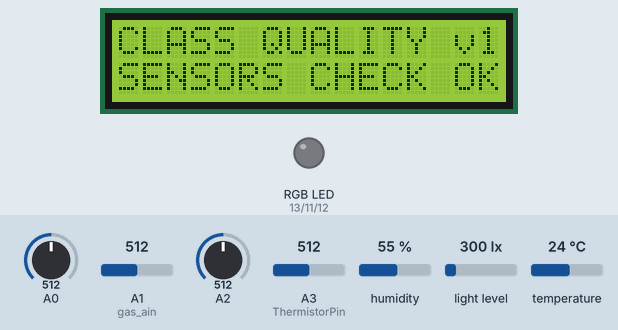
The sketch below on a simulated Arduino Uno, built with avr-gcc and run on an emulated ATmega328P. On the bench: 16×2 character LCD, an RGB LED mixed from three pins (HIGH = lit). Wiring (inferred from the names in the program): BH1750 light sensor at I2C address 0x23. The inputs (shaded band) are chosen by the test bench; at power-on: A3 (ThermistorPin) = 512, A0 = 512, A1 (gas_ain) = 512, A2 = 512, humidity 55 %, light level 300 lx, temperature 24 °C. What the sketch prints to the serial monitor is not drawn.

Above: at 2.1 s.
At 5.2 s:
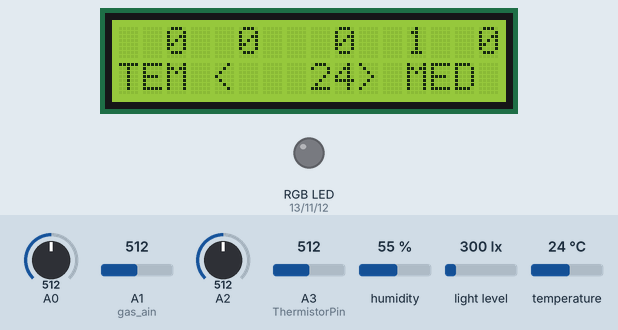
5.3 s: A3 (ThermistorPin) set to 554
7.1 s: A3 (ThermistorPin) set to 575
At 8.4 s:
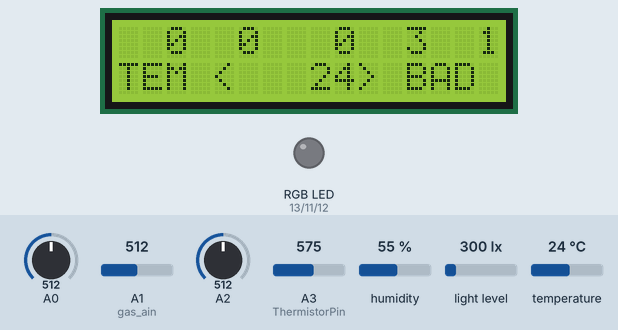
At 13.0 s:
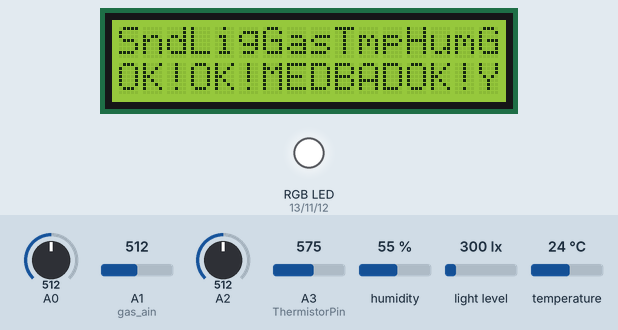
Timing chart, 0 to 14.5 s (numbered marks = the images above; inputs shaded):
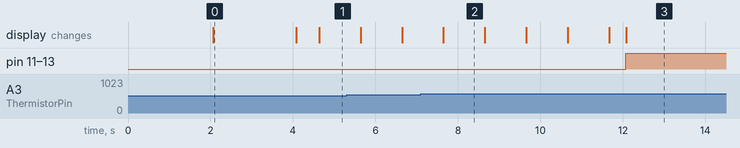

Measured:
- the behaviour switches between 566 and 567 on A3 (ThermistorPin) (found by bisection; images 1 and 2)
- after the input at 7.1 s, the display: changes after 0.55 s (image 2)
- what the display in image 0 shows lasts 2.0 s, from 2.1 s to 4.1 s
- what the display in image 2 shows lasts 1.1 s, from 7.6 s to 8.7 s

The sketch:

SCHOOL.ino
```cpp
/* ΠΡΟΓΡΑΜΜΑ ΕΛΕΓΧΟΥ ΠΟΙΟΤΗΤΑΣ ΤΑΞΗΣ
   ΙΑΝΟΥΑΡΙΟΣ - ΑΠΡΙΛΙΟΣ 2019

   Ελέγχουμε διάφορες μετρήσεις και βαθμολογούμε ανάλογα
   Ο κάθε αισθητήρας δίνει πράσινο, κίτρινο, ή κόκκινο ανάλογα με προκαθορισμένα όρια
   ΟΛΟΙ οι αισθητήρες μαζί, δίνουν ένα βαθμό πράσινο, κίτρινο, ή κόκκινο

   Χρησιμοποιούμε τους παρακάτω αισθητήρες


   DHT11 - Temperature : παράδειγμα από samples τιμών 25,26,27
   DHT11 - Humidity :  samples 34,33,28
   MQ135 Air qlt : samples 250,270,290
   BH1750 Light Sensor : samples 600,700,800
   Sparkfun Electret microphone: samples 500-700
   KY-013 - Analog Temp: samples 25,26,27

  ΑΞΙΟΛΟΓΗΣΗ ΓΙΑ ΠΡΑΣΙΝΟ/ΚΙΤΡΙΝΟ/ΚΟΚΚΙΝΟ ΒΑΘΜΟ
  θέτουμε *εμείς* τα παρακάτω επίπεδα αξιολόγησης

  -   3 λεπτά ανοχή στην μία ώρα για τις κακές μετρήσεις (κόκκινο) = 5% του χρόνου.
  -  12 λεπτά ανοχή στην μία ώρα για τις μέτριες μετρήσεις (κίτρινο) = 20% του χρόνου.
  -  45 λεπτά ανοχή στην μία ώρα για της καλές (πράσινο) = 75% του χρόνου.
  ΩΡΑ ΕΝΝΟΕΙΤΑΙ 60 ΛΕΠΤΑ ΚΑΙ ΟΧΙ 45


  Σε κάθε αισθητήρα ορίζουμε 5 ζώνες τιμών
   -- μία πράσινη
   -- δύο κίτρινες
   -- δύο κόκκινες. Περισσότερα στον κώδικα
*/

#include <LiquidCrystal.h>      // lcd screen
#include "globals.h"            // παράμετροι που χρησιμοποιούμε σε όλο το πρόγραμμα (globals)
LiquidCrystal lcd ( 8, 9, 4, 5, 6, 7 ); // select the pins used on the LCD panel


int lcd_button;                 //  which lcd button was presed
int which_button;               //ποιό κουμπί πατήθηκε από την lcd

float Hum, Temp1, Temp2;        //  humidity, temperature of DHT_11 and KY013 live measurements
uint16_t Light;                 //  light indensity  BH1750 live measurement
int Gas;                        //  CO2
unsigned int Sound;             //  sound live measurement

int i = 0;                    //η μεταβλητή που χρησιμοποιούμε σε ένα loop

char line0[16], line1[16];    // οι δύο σειρές της οθόνης

unsigned long Millis_Now, Millis_Lap_Disp, Millis_Lap_Read; //μετρητές χρόνου.Θέλουμε να αξιολογούμε την ποιότητα των μετρήσεων περιοδικά

void read_from_all_sensors() {
  //Τώρα παίρνουμε τις live μετρήσεις

  Sound = read_sound_100();
  Light = read_LIGHT();
  // Light = constrain ( Light, Limits_Light[0], Limits_Light[5] );
  Gas = read_gas();
  Temp1 = read_DHT11_temp();
  Hum = read_DHT11_hum();
  Temp2 = read_Analog_Temp();
  // σε κάθε loop ενημερώνουμε τους πίνακες κατανομής
  for ( i = 0; i <= 5; i++ ) {
    if ( Light > ( Limits_Light[i] ) && ( Light <= ( Limits_Light[i + 1] ) ) )
      dst_Light[i] = dst_Light[i] + 1;
    if ( Temp2 > ( Limits_Temp[i] ) && ( Temp2 <= ( Limits_Temp[i + 1] ) ) )
      dst_Temp[i] = dst_Temp[i] + 1;
    if ( Hum > ( Limits_DH11_hum[i] ) && ( Hum <= ( Limits_DH11_hum[i + 1] ) ) )
      dst_DH11_hum[i] = dst_DH11_hum[i] + 1;
    if ( Temp1 > ( Limits_DH11_Temp[i] ) && ( Temp1 <= ( Limits_DH11_Temp[i + 1] ) ) )
      dst_DH11_Temp[i] = dst_DH11_Temp[i] + 1;
    if ( Gas > ( Limits_MQ7[i] ) && ( Gas <= ( Limits_MQ7[i + 1] ) ) )
      dst_MQ7[i] = dst_MQ7[i] + 1;
    if ( Sound > ( Limits_Sound[i] ) && ( Sound <= ( Limits_Sound[i + 1] ) ) )
      dst_Sound[i] = dst_Sound[i] + 1;
  }
}

void show_on_lcd_all_results() {
  int num_of_reds = 0, num_of_yellows = 0, num_of_greens = 0, j;
  char * result = "!";
  sprintf (line1, "%s%s%s%s%s%s", dst_to_qlt(dst_Sound), dst_to_qlt(dst_Light), dst_to_qlt(dst_MQ7), dst_to_qlt(dst_Temp), dst_to_qlt(dst_DH11_hum), result);
  for (j = 0; j <= 12; j += 3) {
    if (line1[j] == 'B') num_of_reds++;   // BAD
    if (line1[j] == 'M') num_of_yellows++; // MED
    if (line1[j] == 'O') num_of_greens++; // OK!
  }


  if (num_of_reds >= 2)
  { result = "R";
    RGB_color(255, 0, 0); // Red
  } else if (num_of_greens >= 4) {
    RGB_color(0, 255, 0); // Green
    result = "G";
  }
  else {
    RGB_color(255, 255, 255); // White for Yellow
    result = "Y";
  }

  lcd.setCursor ( 0, 0 );
  lcd.print ( "SndLigGasTmpHumG");
  lcd.setCursor ( 0, 1 );

  sprintf (line1, "%s%s%s%s%s%s", dst_to_qlt(dst_Sound), dst_to_qlt(dst_Light), dst_to_qlt(dst_MQ7), dst_to_qlt(dst_Temp), dst_to_qlt(dst_DH11_hum), result);

  lcd.print ( line1 );

} // end show_on_lcd_all_results

void setup() {
  if (enable_print == 1)   // debugging purposes
    Serial.begin(9600);

  //initialise sensors
  setup_lcd();
  lcd.clear();
  lcd.setCursor ( 0, 0 );
  lcd.print ("CLASS QUALITY v1" );
  lcd.setCursor ( 0, 1 );
  lcd.print ("SENSORS CHECK " );
  pinMode(red_light_pin, OUTPUT);
  pinMode(green_light_pin, OUTPUT);
  pinMode(blue_light_pin, OUTPUT);

  setup_Analog_Temp();
  setup_DHT11();
  setup_gas();
  setup_Sound_Sensor();
  setup_LIGHT();
  Millis_Lap_Disp = millis();
  Millis_Lap_Read = millis();

  lcd.print ("OK" );
  delay(2000);
  lcd.clear();
} //  end setup

void loop() {
  Millis_Now = millis();
  // περιοδικά (κάθε DISPLAY_EVERY msecs) αξιολογούμε και δείχνουμε ΟΛΑ τα αποτελέσματα των κατανομών

  if ( ( Millis_Now - Millis_Lap_Disp ) > DISPLAY_EVERY ) {
    show_on_lcd_all_results();
    Millis_Lap_Disp = Millis_Now;
    delay(7000);
  } // end display results

  // περιοδικά (κάθε READ_EVERY msecs) διαβάζουμε από ολους τους αισθητήρες
  if ( ( Millis_Now - Millis_Lap_Read ) > READ_EVERY ) {
    read_from_all_sensors();
    Millis_Lap_Read = Millis_Now;
  }

  //
  which_button = read_LCD_buttons();
  switch ( which_button ) {           // depending on which button was pushed, we perform an action
    case buttonSELECT: {
        lcd_button = 0;
        break;
      }
    case buttonLEFT: {
        lcd_button = 1;
        break;
      }
    case buttonDOWN: {
        lcd_button = 2;
        break;
      }
    case buttonRIGHT: {
        lcd_button = 4;
        break;
      }
    case buttonUP: {
        lcd_button = 3;
        break;
      }
  } // end switch button pressed

  if ( lcd_button == 0 )
    show_on_lcd_dst ( "TEM ", dst_Temp, ( int ) Temp1 );
  if ( lcd_button == 1 )
    show_on_lcd_dst ( "LGT ", dst_Light, ( int ) Light );
  if ( lcd_button == 2 )
    show_on_lcd_dst ( "HUM ", dst_DH11_hum, ( int ) Hum );
  if ( lcd_button == 3 )
    show_on_lcd_dst ( "GAS ", dst_MQ7, ( int ) Gas );
  if ( lcd_button == 4 )
    show_on_lcd_dst ( "SND ", dst_Sound, ( int ) Sound );
}


// display on LCD sensor name, distribution of sensor, live reading
void show_on_lcd_dst ( char sens[], unsigned int dOfS[], int live ) {

  sprintf ( line0, "%3d%3d%4d%3d%3d", dOfS[0], dOfS[1], dOfS[2], dOfS[3], dOfS[4] );
  lcd.setCursor ( 0, 0 );
  lcd.print ( line0 );
  sprintf ( line1, "%s<%5d> %s ", sens, live, dst_to_qlt ( dOfS ) );
  lcd.setCursor ( 0, 1 );
  lcd.print ( line1 );
}

// dst_to_qlt (x)
// input : ένα πίνακα κατανομών x, και επιστρέφει
// output: string BAD, MED, OK! ανάλογα το πλήθος και την κατανομή ανά εύρος

char *dst_to_qlt ( unsigned int x[] ) {
  unsigned int Sum;
  float Green, Yellow, Red;
  Sum = x[0] + x[1] + x[2] + x[3] + x[4]; // σύνολο ΟΛΩΝ των τιμών (πλήθος μετρήσεων)
  // για κάθε ζώνη βρίσκουμε το ποσοστό της (σαν % επι του όλου)
  Green = ( float ) ( ( float ) x[2] / ( float ) Sum );      // μέση ζώνη Γ
  Yellow = ( float ) ( ( float ) ( x[1] + x[3] ) / ( float ) Sum ); // ζώνη Β + Δ
  Red = ( float ) ( ( float ) ( x[0] + x[4] ) / ( float ) Sum ); // ακριανή ζώνη Α + Ε
  if ( Red >= RED_PCT )
    return ( "BAD" );
  else if ( Yellow >= YEL_PCT )
    return ( "MED" );
  else
    return ( "OK!" );
}

// set RGB led color
void RGB_color(int red_light_value, int green_light_value, int blue_light_value)
{
  analogWrite(red_light_pin, red_light_value);
  analogWrite(green_light_pin, green_light_value);
  analogWrite(blue_light_pin, blue_light_value);
}
```

Analog_Temp.ino
```cpp
// KY013 SENSOR

int ThermistorPin = A3;
int Vo, LED, Min = 15, Max = 30, Ok1 = 20, Ok2 = 25, Mesos_Oros = 0;//, seira;
float R1 = 10000; // value of R1 on board;
float logR2, R2, Temp;
float c1 = 0.001129148, c2 = 0.000234125, c3 = 0.0000000876741; //steinhart-hart coeficients for thermistor

void setup_Analog_Temp() {
    //Serial.begin(9600);
    // Serial.println ("Best Temp:20-25C Good Temp:15-20C & 25-30C Bad Temp:<15 & >30");
}

float read_Analog_Temp() {
   // seira++;
    Vo = analogRead (ThermistorPin);
    R2 = R1 * (1023.0 / (float) Vo - 1.0); //calculate resistance on thermistor
    logR2 = log (R2);
    Temp = (1.0 / (c1 + c2 * logR2 + c3 * logR2 * logR2 * logR2)); // temperature in Kelvin
    Temp = Temp - 273.15; //convert Kelvin to Celcius
    // Temp = (Temp * 9.0)/ 5.0 + 32.0; //convert Celcius to Farenheit
    if (enable_print == 1) {
        Serial.print ("Temperature: ");
        Serial.print (Temp);
        Serial.println (" C");
    }

    return (Temp);
}
```

DHT11_tutorial.ino
```cpp
/* How to use the DHT-11 sensor with Arduino uno
   Temperature and humidity sensor
   More info: http://www.ardumotive.com/how-to-use-dht-11-sensor-en.html
   Dev: Michalis Vasilakis // Date: 2/7/2015 // www.ardumotive.com */

//Libraries
#include <dht.h>
dht DHT;
//Constants
#define DHT11_PIN 3     // DHT 22  (AM2302) - what pin we're connected to


//Variables
float hum;  //Stores humidity value
float temp; //Stores temperature value

void setup_DHT11() {
    //Serial.begin(9600);
}

float read_DHT11_temp() {
    int chk = DHT.read11 ( DHT11_PIN );
    temp = DHT.temperature; //Read data and store it to variables hum and temp
    //  Print temp and humidity values to serial monitor
    if ( enable_print == 1 ) {
        Serial.print ( " %, Temp: " );
        Serial.print ( temp );
        Serial.println ( " Celsius" );
    }
    //delay(2000); //Delay 2 sec.
    return ( temp );
}


float read_DHT11_hum() {
    int chk = DHT.read11 ( DHT11_PIN );
    //Read data and store it to variables hum and temp
    hum = DHT.humidity;
    //  Print temp and humidity values to serial monitor
    if ( enable_print == 1 ) {
        Serial.print ( "Humidity: " );
        Serial.println ( hum );
    }
    //delay(2000); //Delay 2 sec.
    return ( hum );
}
```

bhnew.ino
```cpp
/*
  Connection:
  BH1750 -   Arduino
  ------------------
  VCC    -   5v
  lcd_button    -   lcd_button
  SCL    -   SCL(Analog Pin 5)
  SDA    -   SDA(Analog Pin 4)
  ADD    -   NC (or lcd_button)
*/


#include <Wire.h>


int BH1750address = 0x23;
byte buff[2];

void setup_LIGHT() {
    Wire.begin();
    //Serial.begin(9600);
    delay ( 2000 );
}

uint16_t read_LIGHT() {
    int i;
    uint16_t value = 0;
    BH1750_Init ( BH1750address );
    delay ( 500 );
    if ( 2 == BH1750_Read ( BH1750address ) ) {
        value = ( ( buff[0] << 8 ) | buff[1] ) / 1.2;
        value = ( -6.056 + value ) / 0.523;
        if ( enable_print == 1 ) {
            Serial.print ( "Light Intensity " );
            Serial.println ( value );
        }
        return ( value );
    }
    delay ( 300 );
}

int BH1750_Read ( int address ) {
    int i = 0;
    Wire.beginTransmission ( address );
    Wire.requestFrom ( address, 2 );
    while ( Wire.available() ) {
        buff[i] = Wire.read();
        i++;
    }
    Wire.endTransmission();
    return i;
}

void BH1750_Init ( int address ) {
    Wire.beginTransmission ( address );
    Wire.write ( 0x10 );
    Wire.endTransmission();
}
```

globals.h
```cpp
int enable_print = 1;         //    το χρησιμοποιούμε για debugging, αν 1 τότε δείχνει στο serial monitor

#define RED_PCT 0.05            // επίπεδα ανοχής για τις ζώνες
#define YEL_PCT 0.20
#define GRN_PCT 0.75

#define DISPLAY_EVERY 10000  // κάθε πότε (milliseconds) θα δείχνει στην οθόνη -- 30000= 30 seconds
#define READ_EVERY 1000     // κάθε πότε (milliseconds) θα διαβάζει όλους τους αισθητήρες -- 10000= 10 seconds

#define buttonRIGHT  0    // read the buttons of LCD panel
#define buttonUP     1
#define buttonDOWN   2
#define buttonLEFT   3
#define buttonSELECT 4
#define buttonNONE   5


//εδώ ορίζουμε τους πίνακες κατανομής
//κάθε πίνακας qltdst έχει 5 στοιχεία που είναι το πλήθος των μετρήσεων του αισθητήρα ανά ζώνη
// {R, Y, G, Y, R} RED YELLOW GREEN YELLOW RED

unsigned int dst_Temp[5]      = {0, 0, 0, 0, 0};
unsigned int dst_Light[5]     = {0, 0, 0, 0, 0};
unsigned int dst_DH11_hum[5]  = {0, 0, 0, 0, 0};
unsigned int dst_DH11_Temp[5] = {0, 0, 0, 0, 0};
unsigned int dst_MQ7[5]       = {0, 0, 0, 0, 0};
unsigned int dst_Sound[5]     = {0, 0, 0, 0, 0};

//τα όρια των αισθητήρων              RED    YEL    GRN    YEL   RED
unsigned int Limits_Temp[6]       = {0,   15,    20,    25,   30,   100};   // βαθμοί κελσίου
unsigned int Limits_Light[6]      = {0,  100,   200,  3950, 5000, 30276};   // light
unsigned int Limits_DH11_hum[6]   = {0,   30,    40,    55,   60,   100};   // υγρασία %
unsigned int Limits_DH11_Temp[6]  = {0,   15,    20,    25,   30,   100};   // βαθμοί κελσίου
unsigned int Limits_MQ7[6]        = {0,  100,   150,   170, 1230,  2000};   // CO2
unsigned int Limits_Sound[6]      = {9,    8,     0,    20,   40,  1000};   // sound sensor output, trick for >0 only!!!

// rgb led - pin settings
int red_light_pin = 13;
int green_light_pin = 11;
int blue_light_pin = 12;
```

mq7_code2.ino
```cpp
int gas_din = 3;
int gas_ain = A1;
int ad_value;


void setup_gas() {
    pinMode ( 8, OUTPUT );
    pinMode ( 9, OUTPUT );
    pinMode ( gas_din, INPUT );
    pinMode ( gas_ain, INPUT );
    //Serial.begin(9600);
}
int read_gas() {
    ad_value = analogRead ( gas_ain );
    if ( enable_print==1 ) {
        Serial.print ( "GAS " );
        Serial.println ( ad_value );
    }
    //delay(500);
    if ( ad_value < 150 ) {
        digitalWrite ( 9, HIGH );
        //delay(100);
        digitalWrite ( 8, LOW );
        //delay(100);
        if ( ad_value > 150 ) {
            digitalWrite ( 8, HIGH );
            //delay(100);
            digitalWrite ( 9, LOW );
            //delay(100);
        }
    }
    return ( ad_value );
}
```

sound_sensor_programm.ino
```cpp
int SOUND_NOW;

void setup_Sound_Sensor() {
  // put your setup code here, to run once:
  pinMode ( A2, INPUT );
  //Serial.begin(9600);
}

int read_Sound_Sensor() {
  SOUND_NOW = analogRead ( A2 );
  //Serial.print("Sound voltage ");
  if ( enable_print == 1 ) {
    //Serial.println(SOUND_NOW);
  }
  return ( SOUND_NOW );
}

unsigned int read_sound_100() {
  int abc;
  unsigned long int ab;
  ab = 0;
  for ( i = 0; i <= 100; i++ ) {
    Sound = read_Sound_Sensor();
    if ( Sound > 500 ) {
      abc = Sound - 500;
    } else {
      abc = 500 - Sound;
    }
    ab = abc + ab;
  }
  ab = ab / 100;
  if ( enable_print == 1 ) {
    Serial.print ( " entash 100 deigmatwn:" );
    Serial.println ( ab );
  }
  return ( ab );
}
```

lcd.ino
```cpp
/*
   Created by
   Ark Bramwell, July 2010
   Modified by keen
   Date: 05/05/2017
   Function: this program will test the LCD panel and the buttons
*/
//Sample using LiquidCrystal library
#include <LiquidCrystal.h>
#define btnRIGHT  0
#define btnUP     1
#define btnDOWN   2
#define btnLEFT   3
#define btnSELECT 4
#define btnNONE   5


// select the pins used on the LCD panel
//LiquidCrystal lcd(8, 9, 4, 5, 6, 7);

// define some values used by the panel and buttons
int lcd_key     = 0;
int adc_key_in  = 0;


// read the buttons
int read_LCD_buttons() {
    adc_key_in = analogRead ( 0 );   // read the value from the sensor
    // my buttons when read are centered at these valies: 0, 144, 329, 504, 741
    // we add approx 50 to those values and check to see if we are close
    if ( adc_key_in > 1500 ) return btnNONE; // We make this the 1st option for speed reasons since it will be the most likely result
    if ( adc_key_in < 50 )   return btnRIGHT;
    if ( adc_key_in < 195 )  return btnUP;
    if ( adc_key_in < 380 )  return btnDOWN;
    if ( adc_key_in < 500 )  return btnLEFT;
    if ( adc_key_in < 700 )  return btnSELECT;
    return btnNONE;  // when all others fail, return this...
}

void setup_lcd() {
    lcd.begin ( 16, 2 );           // start the library
    lcd.setCursor ( 0, 0 );
}

void read_lcd() {
    lcd.setCursor ( 9, 1 );        // move cursor to second line "1" and 9 spaces over
    lcd.print ( millis() / 1000 ); // display seconds elapsed since power-up
    lcd.setCursor ( 0, 1 );        // move to the begining of the second line
    lcd_key = read_LCD_buttons();  // read the buttons
    switch ( lcd_key ) {           // depending on which button was pushed, we perform an action
    case btnRIGHT: {
        lcd.print ( "RIGHT " );
        break;
    }
    case btnLEFT: {
        lcd.print ( "LEFT   " );
        break;
    }
    case btnUP: {
        lcd.print ( "UP    " );
        break;
    }
    case btnDOWN: {
        lcd.print ( "DOWN  " );
        break;
    }
    case btnSELECT: {
        lcd.print ( "SELECT" );
        break;
    }
    case btnNONE: {
        lcd.print ( "NONE  " );
        break;
    }
    }
}
```
